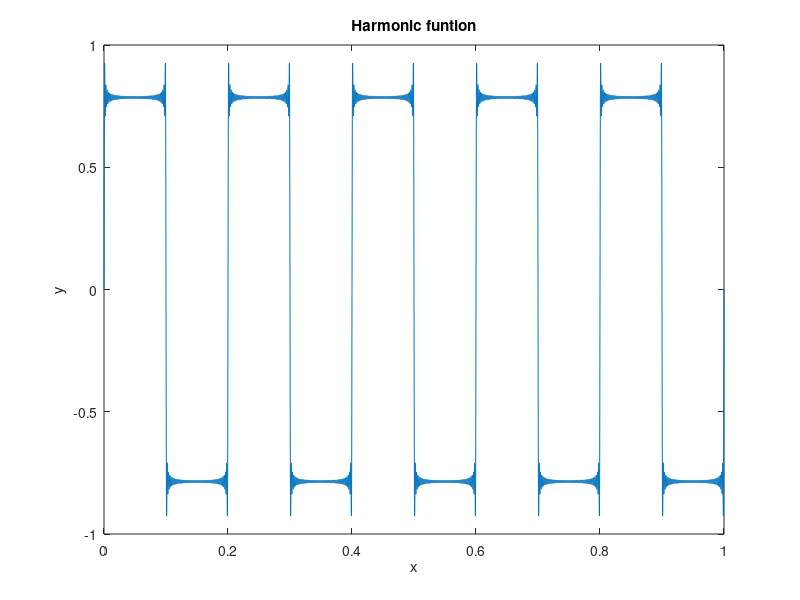

Write MATLAB code to recreate this figure.
clc

# harmonic function
f=5;
w=2*pi*f;
t=0:0.0001:1;
y=0;
for n=1:2:99;
y=y+(1/n).*sin(n*w*t);
end
plot(t,y);
title('Harmonic funtion');
xlabel('x');
ylabel('y');

# factorial
product = 1;
n=input("Enter a number you want to find the factorial of ");
for factvalue = 1:n
  product = factvalue * product;
end
display(product);

# multiplication table
number = input("Enter the number you want the multiplication table to be created ");
m=input("Enter a number you want to find the multiplication of ");
for i = 1:m
    fprintf('%d x %d = %d\n ',number,i,number*i);
end

